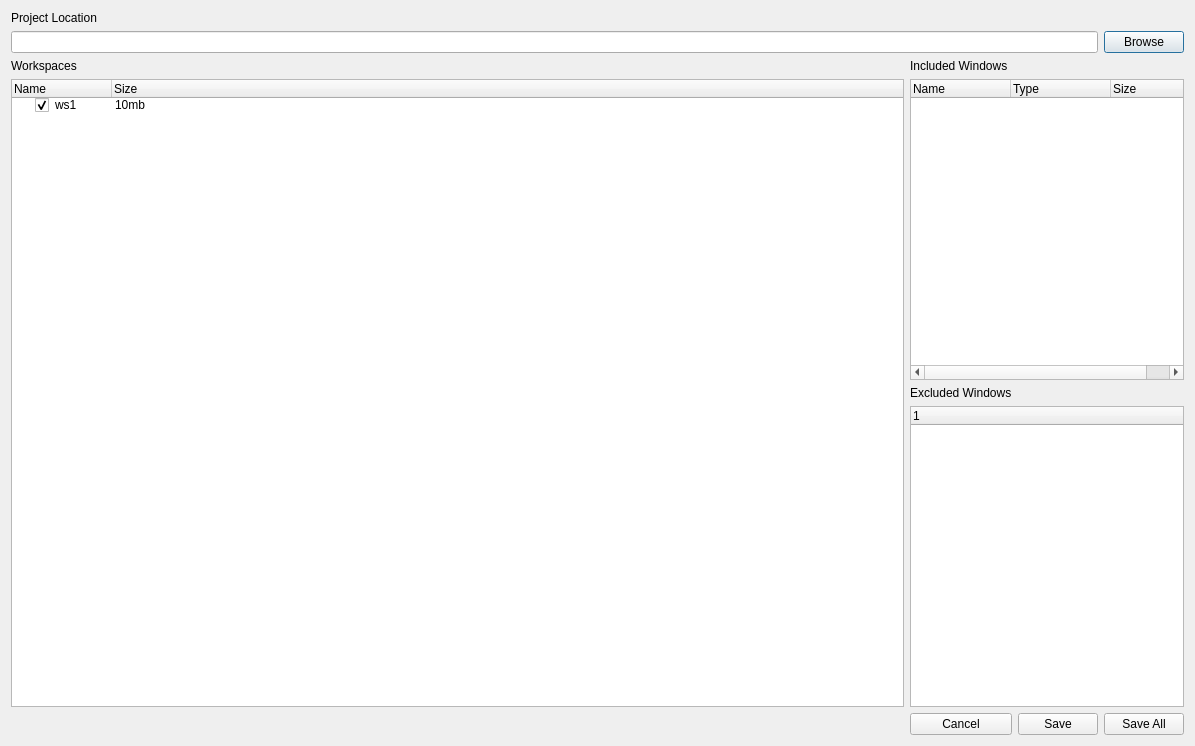
<?xml version="1.0" encoding="UTF-8"?>
<ui version="4.0">
 <class>ProjectSave</class>
 <widget class="QDialog" name="ProjectSave">
  <property name="geometry">
   <rect>
    <x>0</x>
    <y>0</y>
    <width>1195</width>
    <height>746</height>
   </rect>
  </property>
  <property name="windowTitle">
   <string>Save Project</string>
  </property>
  <property name="modal">
   <bool>true</bool>
  </property>
  <layout class="QVBoxLayout" name="verticalLayout">
   <item>
    <layout class="QGridLayout" name="gridLayout">
     <item row="1" column="3">
      <widget class="QPushButton" name="btnBrowseFilePath">
       <property name="text">
        <string>Browse</string>
       </property>
      </widget>
     </item>
     <item row="0" column="0">
      <widget class="QLabel" name="label_4">
       <property name="text">
        <string>Project Location</string>
       </property>
      </widget>
     </item>
     <item row="2" column="0">
      <widget class="QLabel" name="label">
       <property name="text">
        <string>Workspaces</string>
       </property>
      </widget>
     </item>
     <item row="6" column="2">
      <widget class="QPushButton" name="btnSave">
       <property name="text">
        <string>Save</string>
       </property>
      </widget>
     </item>
     <item row="3" column="0" rowspan="3">
      <widget class="QTreeWidget" name="workspaceList">
       <column>
        <property name="text">
         <string>Name</string>
        </property>
       </column>
       <column>
        <property name="text">
         <string>Size</string>
        </property>
       </column>
       <item>
        <property name="text">
         <string>ws1</string>
        </property>
        <property name="checkState">
         <enum>Checked</enum>
        </property>
        <property name="text">
         <string>10mb</string>
        </property>
       </item>
      </widget>
     </item>
     <item row="6" column="3">
      <widget class="QPushButton" name="btnSaveAll">
       <property name="text">
        <string>Save All</string>
       </property>
      </widget>
     </item>
     <item row="1" column="0" colspan="3">
      <widget class="QLineEdit" name="projectPath"/>
     </item>
     <item row="6" column="1">
      <widget class="QPushButton" name="btnCancel">
       <property name="text">
        <string>Cancel</string>
       </property>
      </widget>
     </item>
     <item row="5" column="1" colspan="3">
      <widget class="QTreeWidget" name="excludedWindows">
       <column>
        <property name="text">
         <string notr="true">1</string>
        </property>
       </column>
      </widget>
     </item>
     <item row="3" column="1" colspan="3">
      <widget class="QTreeWidget" name="includedWindows">
       <column>
        <property name="text">
         <string>Name</string>
        </property>
       </column>
       <column>
        <property name="text">
         <string>Type</string>
        </property>
       </column>
       <column>
        <property name="text">
         <string>Size</string>
        </property>
       </column>
      </widget>
     </item>
     <item row="4" column="1">
      <widget class="QLabel" name="label_3">
       <property name="text">
        <string>Excluded Windows</string>
       </property>
      </widget>
     </item>
     <item row="2" column="1">
      <widget class="QLabel" name="label_2">
       <property name="text">
        <string>Included Windows</string>
       </property>
      </widget>
     </item>
    </layout>
   </item>
  </layout>
 </widget>
 <resources/>
 <connections/>
</ui>
